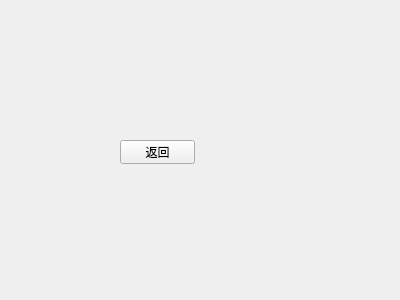
<?xml version="1.0" encoding="UTF-8"?>
<ui version="4.0">
 <class>lists</class>
 <widget class="QWidget" name="lists">
  <property name="geometry">
   <rect>
    <x>0</x>
    <y>0</y>
    <width>400</width>
    <height>300</height>
   </rect>
  </property>
  <property name="windowTitle">
   <string>Form</string>
  </property>
  <widget class="QPushButton" name="pushButton">
   <property name="geometry">
    <rect>
     <x>120</x>
     <y>140</y>
     <width>75</width>
     <height>24</height>
    </rect>
   </property>
   <property name="text">
    <string>返回</string>
   </property>
  </widget>
 </widget>
 <resources/>
 <connections/>
</ui>
